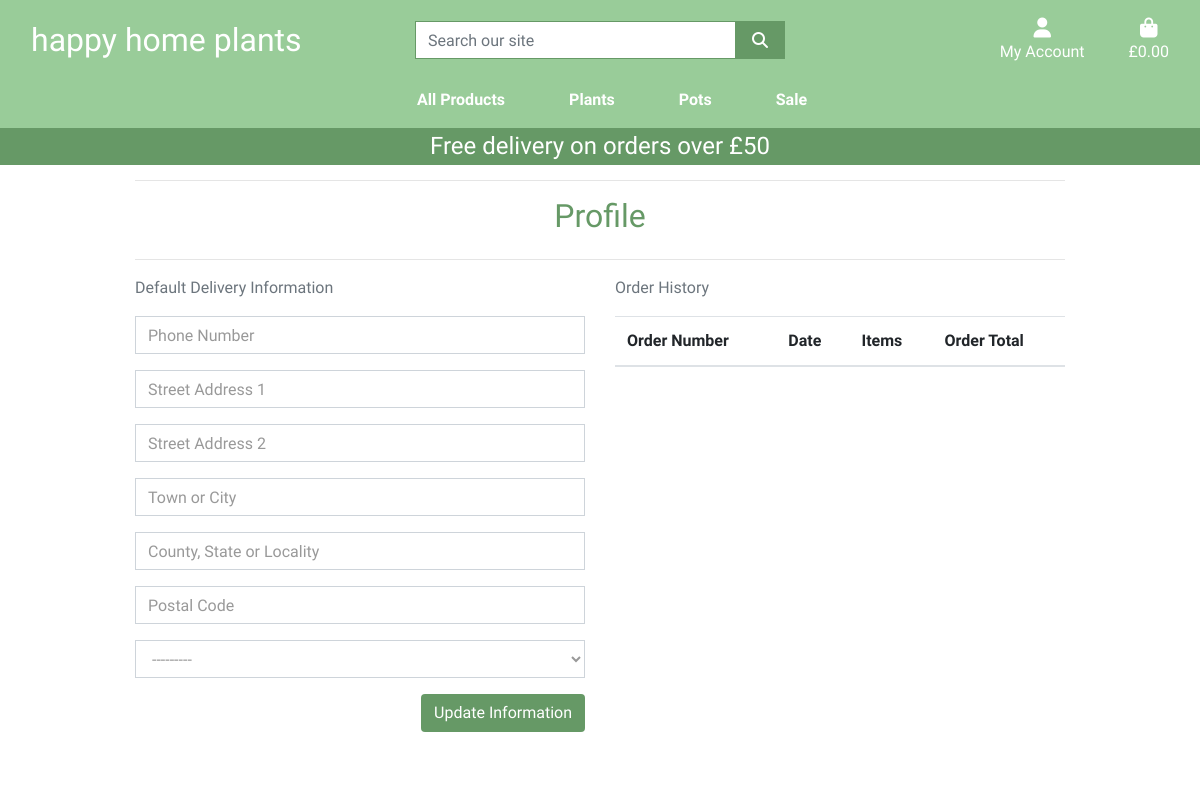
The app's page /profile/ (signed in), older data.
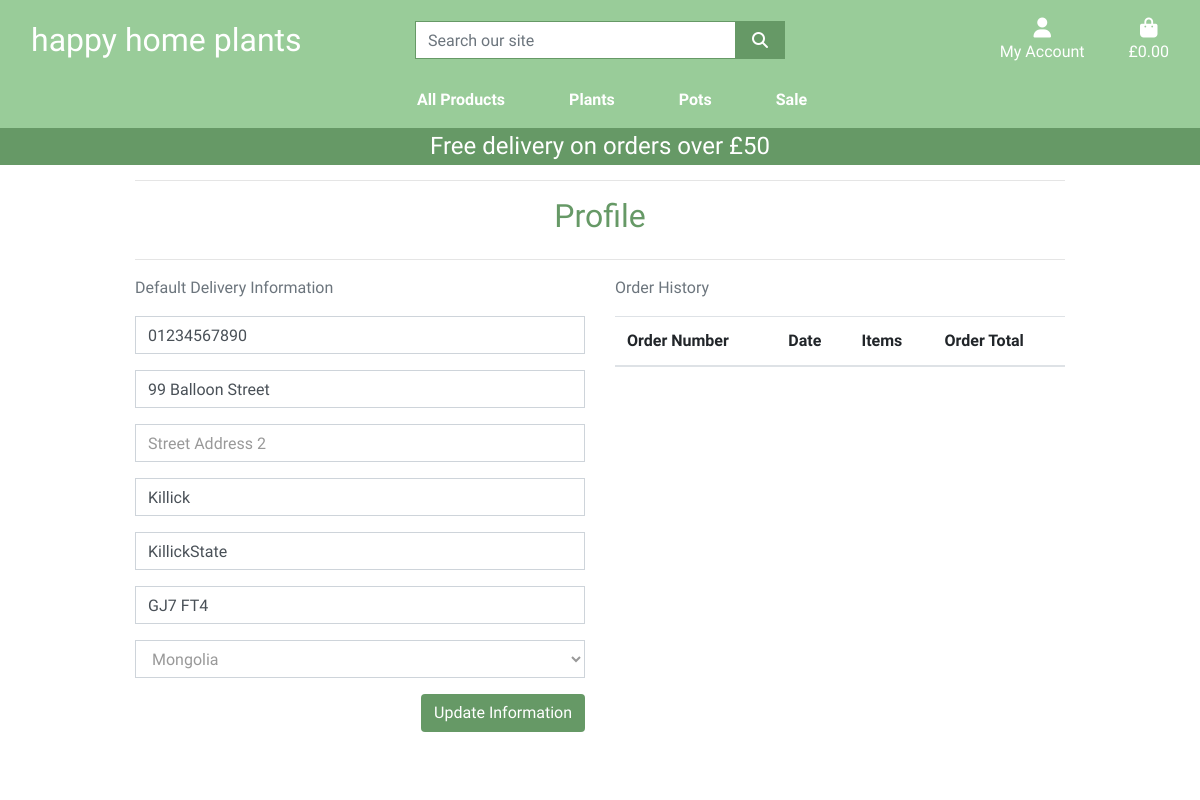
The same page, newer data.
### profiles/models.py (models this page shows, shortened)
class UserProfile(models.Model):
    user = models.OneToOneField(User, on_delete=models.CASCADE)
    default_phone_number = models.CharField(max_length=20, null=True, blank=True)
    default_street_address1 = models.CharField(max_length=50, null=True, blank=True)
    default_street_address2 = models.CharField(max_length=50, null=True, blank=True)
    default_town_or_city = models.CharField(max_length=40, null=True, blank=True)
    default_county = models.CharField(max_length=80, null=True, blank=True)
    default_postcode = models.CharField(max_length=20, null=True, blank=True)
    default_country = CountryField(blank_label='Country', null=True, blank=True)

### profiles/views.py (the view)
# urls.py: path('profile/', include('profiles.urls')),
def profile(request):
    profile = get_object_or_404(UserProfile, user=request.user)
    if request.method == 'POST':
        form = UserProfileForm(request.POST, instance=profile)
        if form.is_valid():
            form.save()
            messages.success(request, 'Profile updated successfully')
    form = UserProfileForm(instance=profile)
    orders = profile.orders.all()
    template = 'profiles/profile.html'
    context = {
        'form': form,
        'orders': orders,
        'on_profile_page': True
    }
    return render(request, template, context)

### profiles/forms.py
class UserProfileForm(forms.ModelForm):
    class Meta:
        model = UserProfile
        exclude = ('user',)
    def __init__(self, *args, **kwargs):
        super().__init__(*args, **kwargs)
        placeholders = {
            'default_phone_number': 'Phone Number',
            'default_postcode': 'Postal Code',
            'default_town_or_city': 'Town or City',
            'default_street_address1': 'Street Address 1',
            'default_street_address2': 'Street Address 2',
            'default_county': 'County, State or Locality',
        }
        self.fields['default_phone_number'].widget.attrs['autofocus'] = True
        for field in self.fields:
            if field != 'default_country':
                if self.fields[field].required:
                    placeholder = f'{placeholders[field]} *'
                else:
                    placeholder = placeholders[field]
                self.fields[field].widget.attrs['placeholder'] = placeholder
            self.fields[field].widget.attrs['class'] = 'border-black rounded-0 profile-form-input'
            self.fields[field].label = False

### profiles/templates/profiles/profile.html (shortened to what this page needs)
{% extends "base.html" %}
{% load static %}
{% block extra_css %}
    <link rel="stylesheet" href="{% static 'profiles/css/profile.css' %}">
{% endblock %}
{% block page_header %}
    <div class="container header-container">
    </div>
{% endblock %}
{% block content %}
    <div class="overlay"></div>
    <div class="container">
        <div class="row">
            <div class="col">
                <hr>
                <h2 class="text-darkgreen mb-4 text-center">Profile</h2>
                <hr>
            </div>
        </div>
        <div class="row">
            <div class="col-12 col-lg-6">
                <p class="text-muted">Default Delivery Information</p>
                <form class="mt-3" action="{% url 'profile' %}" method="POST" id="profile-update-form">
                    {{ form|crispy }}
                    <button class="btn btn-green float-right">Update Information</button>
                </form>
            </div>
            <div class="col-12 col-lg-6">
                <p class="text-muted">Order History</p>
                <div class="order-history table-responsive">
                    <table class="table table-sm-table-borderless">
                        <thead>
                            <tr>
                                <th>Order Number</th>
                                <th>Date</th>
                                <th>Items</th>
                                <th>Order Total</th>
                            </tr>
                        </thead>
                    </table>
                </div>
            </div>
        </div>
{% endblock %}]

Row changes from the older to the newer data that the page shows:
changed UserProfile: default_phone_number (not shown) → "01234567890"; default_street_address1 (not shown) → "99 Balloon Street"; default_town_or_city (not shown) → "Killick"; default_county (not shown) → "KillickState"; default_postcode (not shown) → "GJ7 FT4"; default_country "---------" → "Mongolia"
